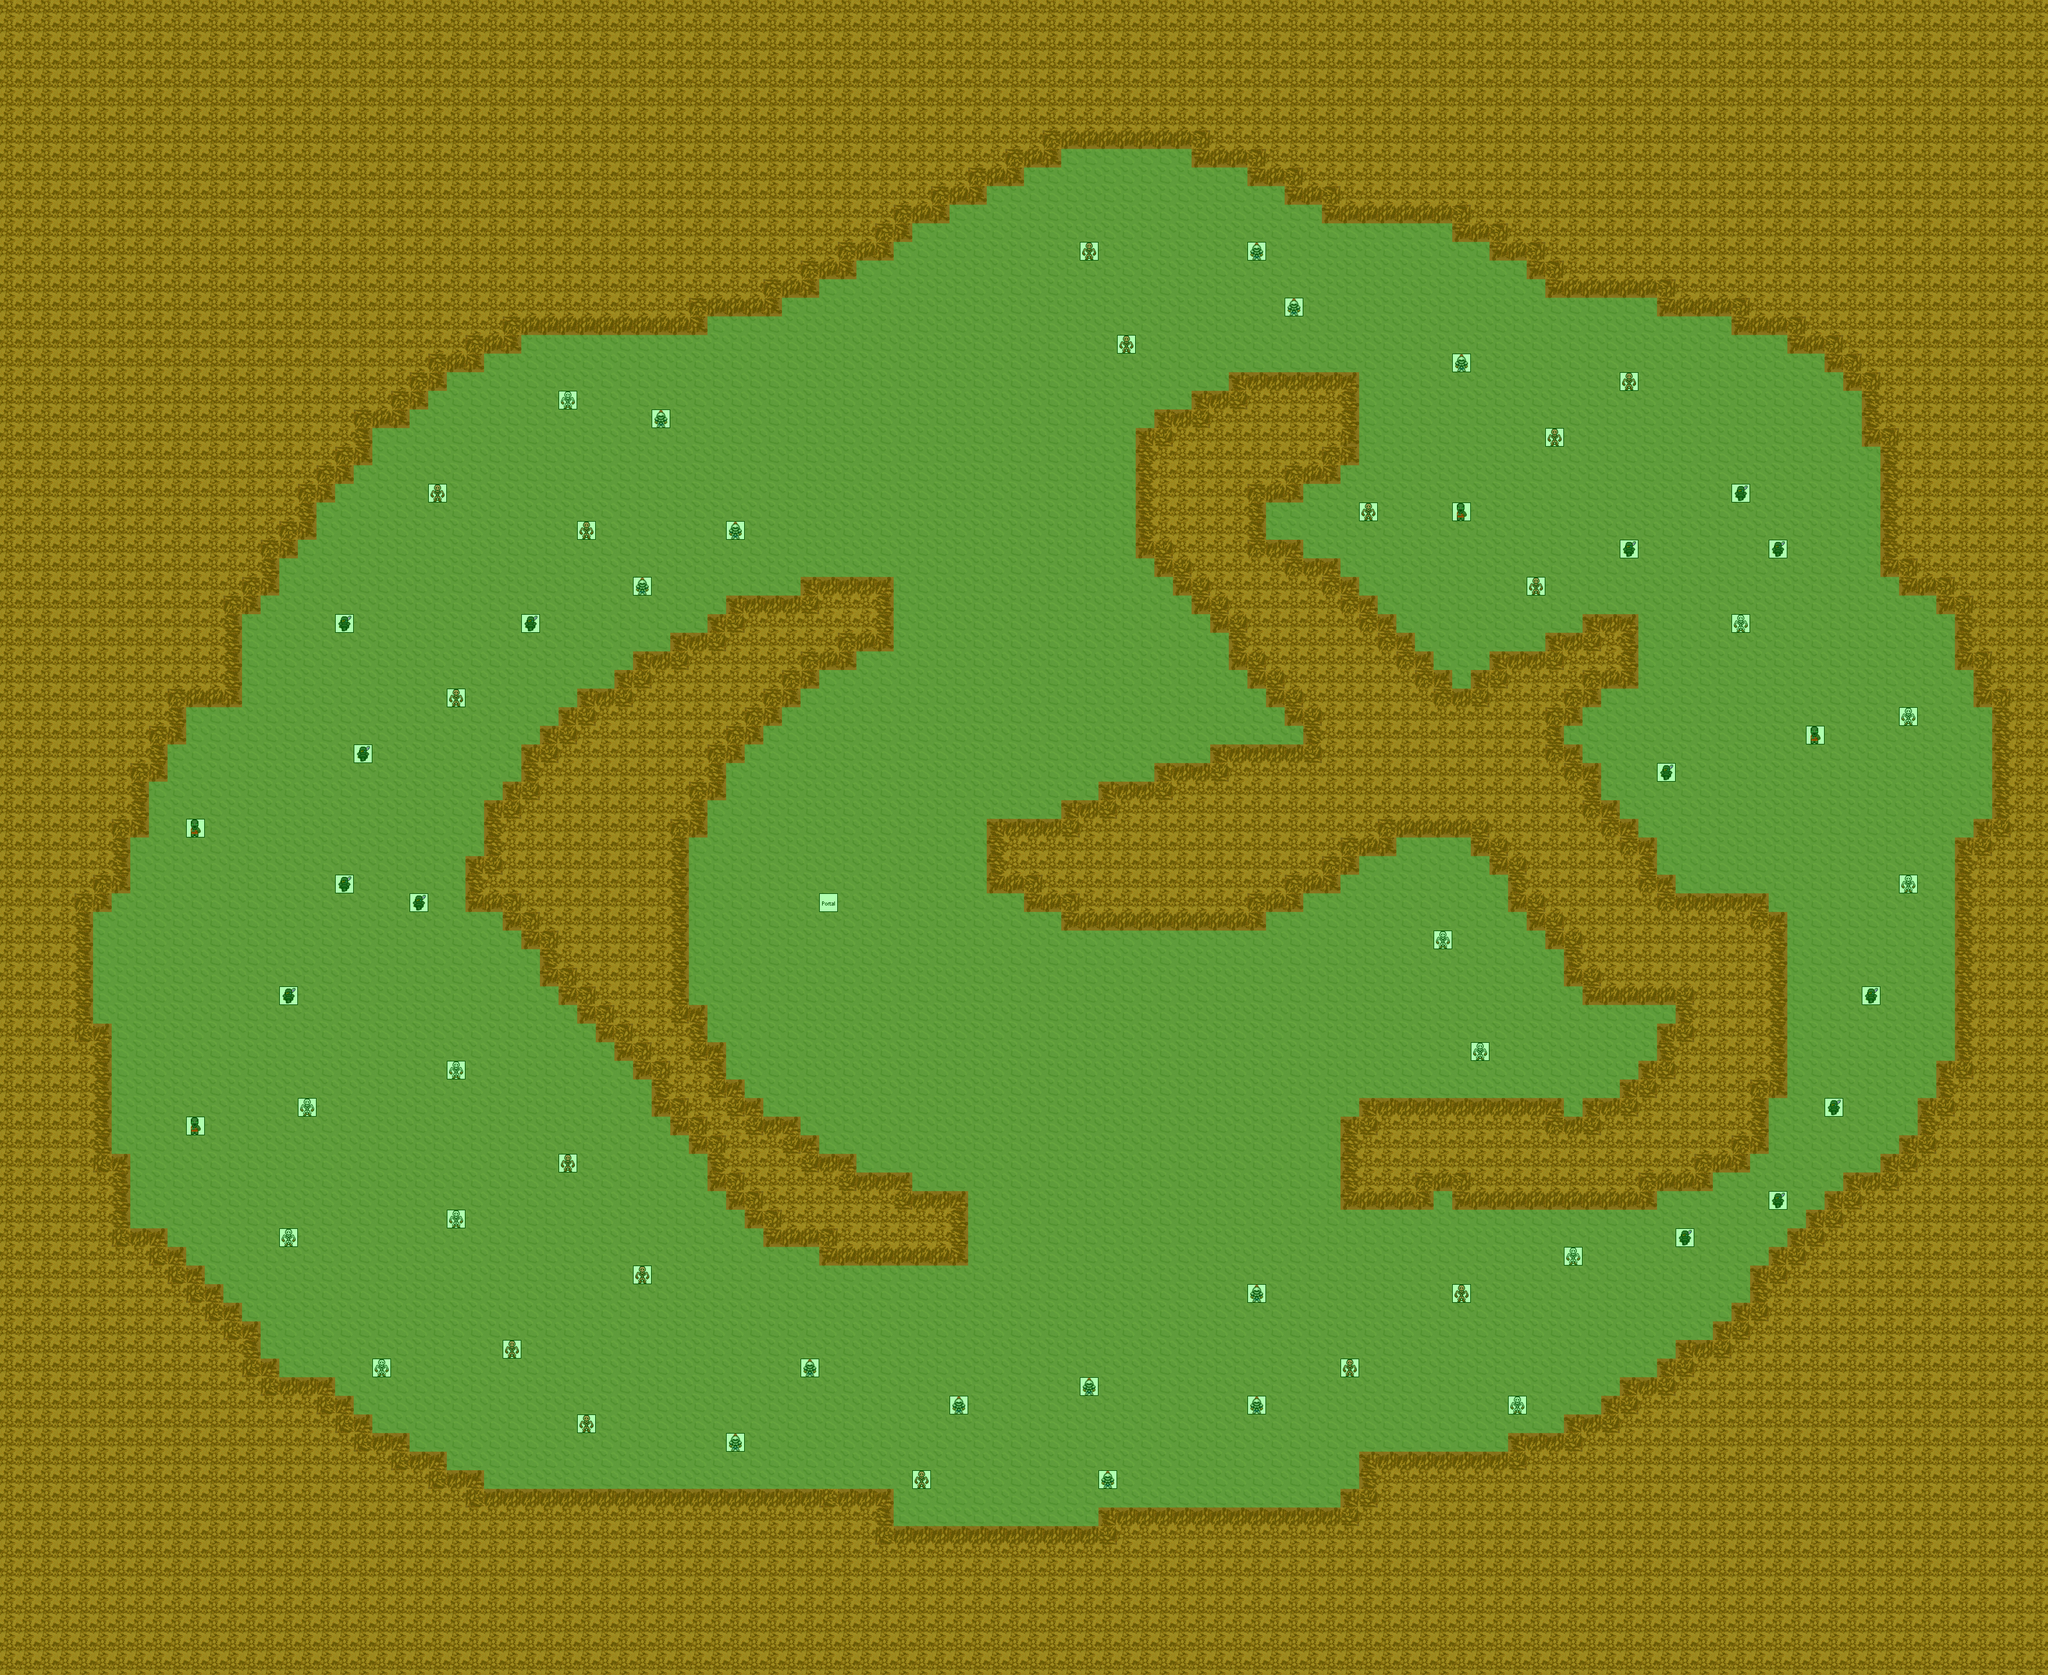

A level layout from a 2D game, rendered from its tile map. Below: a short description, then the map file with tile-grid data replaced by summaries:
An orthogonal 110x90 tile map with 32x32 px tiles, 8 tile layers (0_floor, 1_terrain, 2_object, 3_roof, ...), 12 tilesets.

<map version="0.99b" orientation="orthogonal" width="110" height="90" tilewidth="32" tileheight="32">
 <tileset name="Sin nombre" firstgid="1" tilewidth="32" tileheight="32">
  <image source="../../tileset/ground/brown.png" />
 </tileset>
 <tileset name="Sin nombre" firstgid="6" tilewidth="32" tileheight="32">
  <image source="../../tileset/building/wall/earthen.png" />
 </tileset>
 <tileset name="Sin nombre" firstgid="42" tilewidth="32" tileheight="32">
  <image source="../../tileset/building/wall/earthen_2.png" />
 </tileset>
 <tileset name="Sin nombre" firstgid="69" tilewidth="32" tileheight="32">
  <image source="../../tileset/logic/portal.png" />
 </tileset>
 <tileset name="Sin nombre" firstgid="76" tilewidth="32" tileheight="32">
  <image source="../../tileset/logic/collision.png" />
 </tileset>
 <tileset name="Sin nombre" firstgid="77" tilewidth="32" tileheight="32">
  <image source="../../tileset/building/stairs/stairs.png" />
 </tileset>
 <tileset name="blue_chaos.png" firstgid="81" tilewidth="32" tileheight="32">
  <image source="../../tileset/logic/creature/blue_chaos.png" />
 </tileset>
 <tileset name="red_chaos.png" firstgid="88" tilewidth="32" tileheight="32">
  <image source="../../tileset/logic/creature/red_chaos.png" />
 </tileset>
 <tileset name="enormous_creature.png" firstgid="95" tilewidth="32" tileheight="32">
  <image source="../../tileset/logic/creature/enormous_creature.png" />
 </tileset>
 <tileset name="huge_animal.png" firstgid="98" tilewidth="32" tileheight="32">
  <image source="../../tileset/logic/creature/huge_animal.png" />
 </tileset>
 <tileset name="stone.png" firstgid="114" tilewidth="32" tileheight="32">
  <image source="../../tileset/logic/creature/stone.png" />
 </tileset>
 <tileset name="protection.png" firstgid="119" tilewidth="32" tileheight="32">
  <image source="../../tileset/logic/protection.png" />
 </tileset>
 <layer name="0_floor" width="110" height="90">
  <data>[9900 cells, 9900 non-empty, 2 distinct tile ids]</data>
 </layer>
 <layer name="1_terrain" width="110" height="90">
  <data>[9900 cells, 769 non-empty, 13 distinct tile ids]</data>
 </layer>
 <layer name="2_object" width="110" height="90">
  <data>[9900 cells, 0 non-empty, 0 distinct tile ids]</data>
 </layer>
 <layer name="3_roof" width="110" height="90">
  <data>[9900 cells, 0 non-empty, 0 distinct tile ids]</data>
 </layer>
 <layer name="4_roof_add" width="110" height="90">
  <data>[9900 cells, 0 non-empty, 0 distinct tile ids]</data>
 </layer>
 <layer name="objects" width="110" height="90">
  <data>[9900 cells, 61 non-empty, 6 distinct tile ids]</data>
 </layer>
 <layer name="collision" width="110" height="90" opacity="0.52">
  <data>[9900 cells, 5251 non-empty, 1 distinct tile ids]</data>
 </layer>
 <layer name="protection" width="110" height="90" opacity="0.31">
  <data>[9900 cells, 9900 non-empty, 1 distinct tile ids]</data>
 </layer>
</map>
